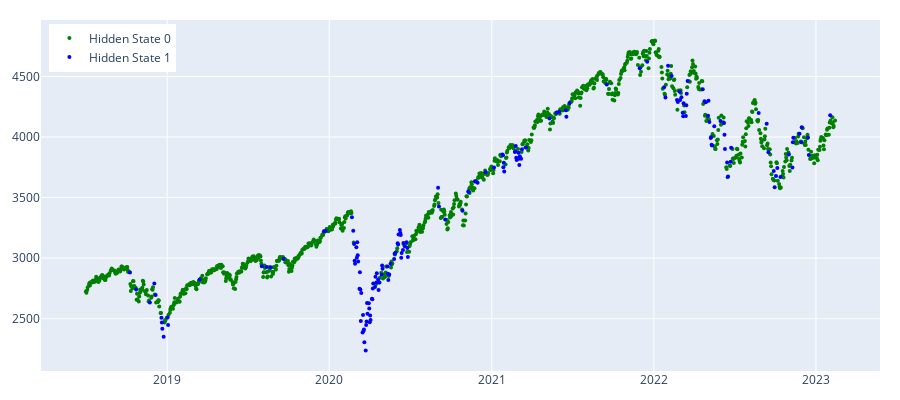

The code cell stored with this chart in its notebook:
### Code cell
params = {'n_components':2, 'covariance_type': 'full', 'max_iter': 100000, 'n_init': 30,'init_params': 'kmeans', 'random_state':100}
gmm_model = rd.get_regimes_gmm(data_array, params)
gmm_states = gmm_model.predict(data_array)
plot_hidden_states(np.array(gmm_states), data[['Sp-close']])

### Figure 1 — Plotly figure (JSON) as saved in the notebook; plotly's stock layout.template omitted (floating-point values rounded to 4 significant figures; data arrays with more than 128 entries replaced by an {"elided": "..."} marker saying what was removed)
{"data": [{"marker": {"color": "green", "size": 4}, "mode": "markers", "name": "Hidden State 0", "type": "scatter", "x": {"elided": "989 str values"}, "y": {"elided": "989 float values"}}, {"marker": {"color": "blue", "size": 4}, "mode": "markers", "name": "Hidden State 1", "type": "scatter", "x": {"elided": "173 str values"}, "y": {"elided": "173 float values"}}], "layout": {"height": 400, "legend": {"x": 0.01, "xanchor": "left", "y": 0.99, "yanchor": "top"}, "margin": {"b": 20, "l": 20, "r": 20, "t": 20}, "width": 900}}
